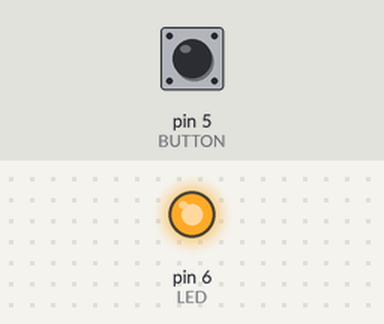
Simulated run of this sketch. Board: Arduino Uno, built with avr-gcc and run on an emulated ATmega328P. On the bench: output pins drawn as LEDs (lit = HIGH). The test bench sets the inputs (shaded band); at power-on: pin 5 (BUTTON) LOW.

Above: at 1.2 s.
1.3 s: pin 5 (BUTTON) pulled HIGH for 0.15 s
At 2.6 s:
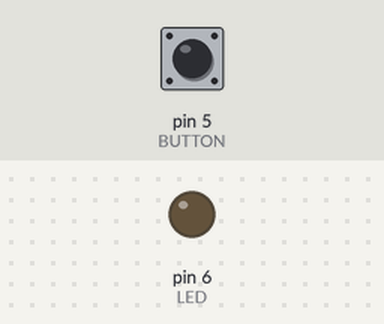
2.9 s: pin 5 (BUTTON) pulled HIGH for 1 s
At 3.9 s:
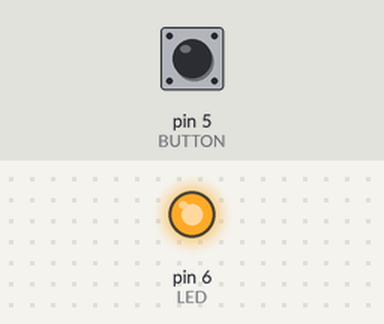
5.4 s: pin 5 (BUTTON) pulled HIGH for 3.2 s
At 5.8 s:
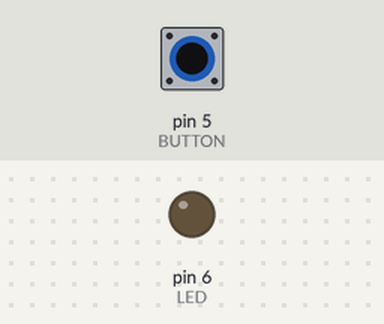
Timing chart, 0 to 8.4 s (numbered marks = the images above; inputs shaded):
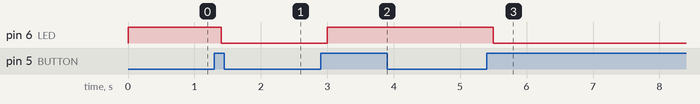

Measured:
- after the input at 1.3 s, pin 6 (LED): HIGH → LOW after 0.10 s
- after the input at 2.9 s, pin 6 (LED): LOW → HIGH after 0.10 s
- after the input at 5.4 s, pin 6 (LED): HIGH → LOW after 0.10 s

The sketch:

_4_12c_switchstate_from_book_.ino
```cpp
// Example 03C: Turn on LED when the button is pressed
// and keep it on after it is released
// including simple de-bouncing
// Now with another new and improved formula!!


// oddities were unwanted events happens

const int LED = 6;   // the pin for the LED
const int BUTTON = 5; // the input pin where the
                      // pushbutton is connected

int val = 0;     // val will be used to store the state
                 // of the input pin
int old_val = 0; // this variable stores the previous
                 // value of "val"
int state = 1;   // 0 = LED off and 1 = LED on

void setup() {
  pinMode(LED, OUTPUT);   // tell Arduino LED is an output
  pinMode(BUTTON, INPUT); // and BUTTON is an input
}

void loop(){
  val = digitalRead(BUTTON); // read input value and store it


  // check if there was a transition
  if ((val == HIGH) && (old_val == LOW)){
    state = 1 - state;
    delay(100);
  }
  old_val = val; // val is now old, let's store it
  if (state == 1) {
    digitalWrite(LED, HIGH); // turn LED ON
  }
  else {
    digitalWrite(LED, LOW);
  }
}
```
